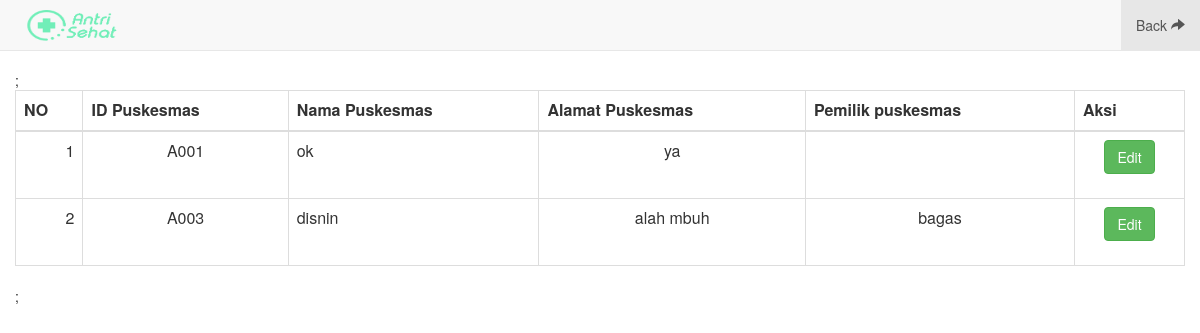
The app's page /Admin/puskesmas/user_editbio_puskesmas.php, older data.
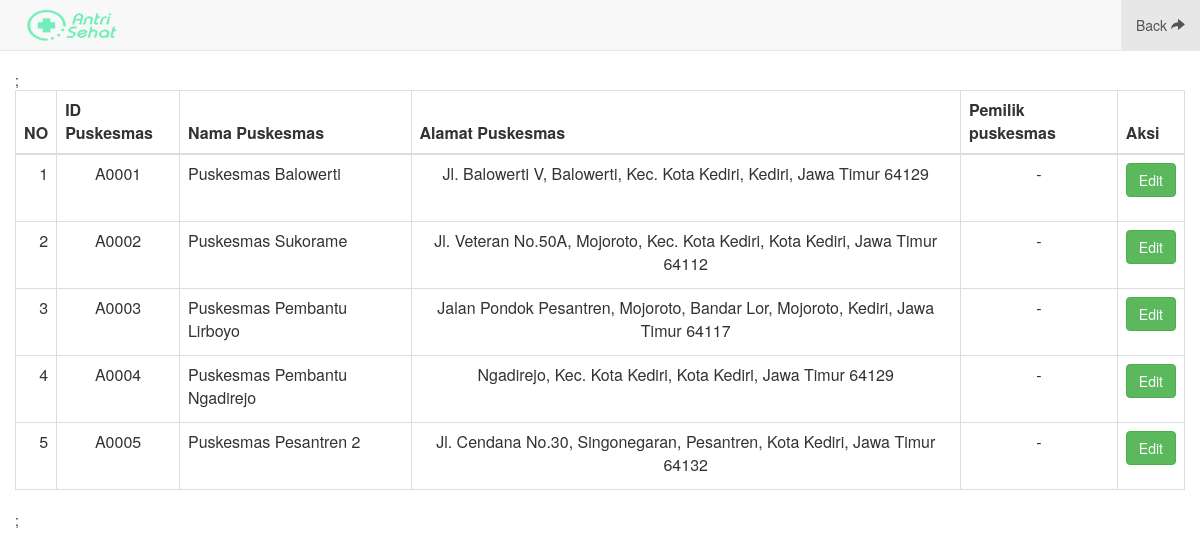
The same page, newer data.
### tables this page shows
CREATE TABLE `pukesmas` (
  `ID_pukesmas` varchar(10) NOT NULL,
  `nama_pukesmas` varchar(150) NOT NULL,
  `alamat_pukesmas` varchar(300) NOT NULL,
  `jambuka_pukesmas` varchar(100) NOT NULL,
  `jamtutup_pukesmas` varchar(50) NOT NULL,
  `pemilik_pukesmas` varchar(200) NOT NULL,
  `no_op_pukesmas` varchar(50) NOT NULL,
  `no_telp_pukesmas` varchar(20) NOT NULL,
  `cuti_pukesmas` varchar(100) NOT NULL
);

### Admin/puskesmas/user_editbio_puskesmas.php (the view, shortened to what this page needs)
<?php include '../../koneksi.php'; ?>
<?php include '../navbar_editor.php'; ?>
<!DOCTYPE html>
<html lang="id">
<head>
    <link rel="stylesheet" href="../../framework/css/bootstrap.min.css">
</head>
<body>
    <div class="container">
        <div class="row">
           <?php
 $sql = " SELECT ID_pukesmas, nama_pukesmas , alamat_pukesmas , pemilik_pukesmas FROM pukesmas ";
        $hasil = $conn->query($sql);
        if(!$hasil) {
            if($conn->errno == 1062) {
                echo "<h1>ID Puskesmas sudah ada sudah digunakan</h1>";
            } else {
                echo "Maaf terjadi kesalahan ". $conn->error;
            }
        } else {
            ?>
            <table class="table table-hover text-center  table-hover table-bordered table-paginate" cellspacing="0" width="100%" >
        <thead>
            <tr>
                <th>NO</th>
                <th >ID Puskesmas</th>
                <th>Nama Puskesmas</th>
                <th>Alamat Puskesmas</th>
                <th>Pemilik puskesmas</th>
                <th>Aksi</th>
            </tr>
        </thead>
        <tbody>;
<?php
if ($hasil ->num_rows >=0){
        $no=1;
        while($row = $hasil->fetch_assoc()){
  ?>
            <td align='right'><?php echo $no ; ?></td>
            <td><?php echo $row["ID_pukesmas"]; ?></td>
            <td align='left'><?php echo $row["nama_pukesmas"] ; ?></td>
            <td><?php echo  $row["alamat_pukesmas"]; ?></td>
            <td><?php echo   $row["pemilik_pukesmas"];?></td>
            <td><form method='post'  action='proses/edit.php'>
                    <input type='submit' class="btn btn-success" name='hapus' value='Edit'>
                </form>
            </td></tr><?php
            $no++;
        }
    }?>
    </table> ;
<?php
        }
?>        </div>
    </div>
</body>
</html>

Row changes from the older to the newer data that the page shows:
removed pukesmas: ID_pukesmas "A001", nama_pukesmas "ok", alamat_pukesmas "ya"
removed pukesmas: ID_pukesmas "A003", nama_pukesmas "disnin", alamat_pukesmas "alah mbuh", pemilik_pukesmas "bagas"
added pukesmas: ID_pukesmas "A0001", nama_pukesmas "Puskesmas Balowerti", alamat_pukesmas "Jl. Balowerti V, Balowerti, Kec. Kota Kediri, Kediri, Jawa Timur 64129", pemilik_pukesmas "-"
added pukesmas: ID_pukesmas "A0002", nama_pukesmas "Puskesmas Sukorame", alamat_pukesmas "Jl. Veteran No.50A, Mojoroto, Kec. Kota Kediri, Kota Kediri, Jawa Timur 64112", pemilik_pukesmas "-"
added pukesmas: ID_pukesmas "A0003", nama_pukesmas "Puskesmas Pembantu Lirboyo", alamat_pukesmas "Jalan Pondok Pesantren, Mojoroto, Bandar Lor, Mojoroto, Kediri, Jawa Timur 64117", pemilik_pukesmas "-"
added pukesmas: ID_pukesmas "A0004", nama_pukesmas "Puskesmas Pembantu Ngadirejo", alamat_pukesmas "Ngadirejo, Kec. Kota Kediri, Kota Kediri, Jawa Timur 64129", pemilik_pukesmas "-"
added pukesmas: ID_pukesmas "A0005", nama_pukesmas "Puskesmas Pesantren 2", alamat_pukesmas "Jl. Cendana No.30, Singonegaran, Pesantren, Kota Kediri, Jawa Timur 64132", pemilik_pukesmas "-"
